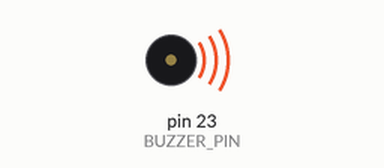
This sketch was run on a simulated Arduino Mega 2560, built with avr-gcc and run on an emulated ATmega2560. Shown: buzzer (waves = sounding).

Above: at 0.2 s.
Timing chart, 0 to 4.6 s (numbered marks = the images above):
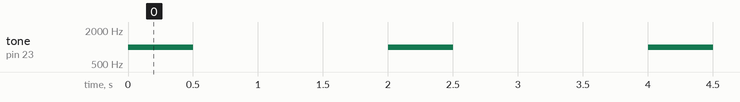

Measured:
- by itself, tone on pin 23 (BUZZER_PIN): alternates 1000 Hz for 0.50 s and silent for 1.5 s

The sketch:

02_buzzer_test.ino
```cpp
const int BUZZER_PIN = 23;

void setup() {
  pinMode(BUZZER_PIN, OUTPUT);
}

void loop() {
  tone(BUZZER_PIN, 1000);
  delay(500);

  noTone(BUZZER_PIN);
  delay(1500);
}
```
